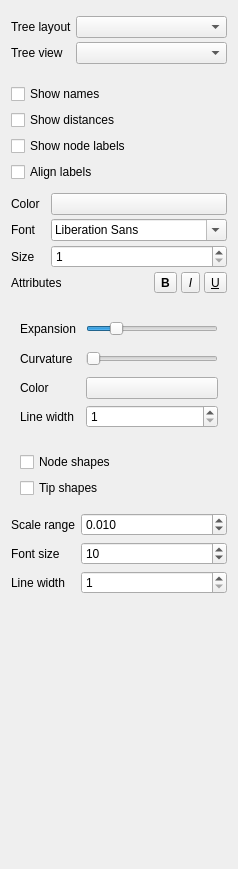
<?xml version="1.0" encoding="UTF-8"?>
<ui version="4.0">
 <class>TreeOptionWidget</class>
 <widget class="QWidget" name="TreeOptionWidget">
  <property name="enabled">
   <bool>true</bool>
  </property>
  <property name="geometry">
   <rect>
    <x>0</x>
    <y>0</y>
    <width>238</width>
    <height>869</height>
   </rect>
  </property>
  <property name="sizePolicy">
   <sizepolicy hsizetype="Minimum" vsizetype="Minimum">
    <horstretch>0</horstretch>
    <verstretch>0</verstretch>
   </sizepolicy>
  </property>
  <property name="windowTitle">
   <string>Form</string>
  </property>
  <layout class="QVBoxLayout" name="verticalLayout">
   <item>
    <widget class="QWidget" name="treeLayoutWidget" native="true">
     <property name="sizePolicy">
      <sizepolicy hsizetype="Preferred" vsizetype="Preferred">
       <horstretch>0</horstretch>
       <verstretch>0</verstretch>
      </sizepolicy>
     </property>
     <layout class="QVBoxLayout" name="verticalLayout_7">
      <property name="spacing">
       <number>4</number>
      </property>
      <property name="leftMargin">
       <number>0</number>
      </property>
      <property name="topMargin">
       <number>5</number>
      </property>
      <property name="rightMargin">
       <number>0</number>
      </property>
      <property name="bottomMargin">
       <number>5</number>
      </property>
      <item>
       <layout class="QGridLayout" name="gridLayout_6">
        <property name="bottomMargin">
         <number>9</number>
        </property>
        <item row="0" column="0">
         <widget class="QLabel" name="layoutLabel">
          <property name="text">
           <string>Tree layout</string>
          </property>
         </widget>
        </item>
        <item row="0" column="1">
         <widget class="QComboBox" name="layoutCombo">
          <property name="sizePolicy">
           <sizepolicy hsizetype="MinimumExpanding" vsizetype="Fixed">
            <horstretch>0</horstretch>
            <verstretch>0</verstretch>
           </sizepolicy>
          </property>
         </widget>
        </item>
        <item row="1" column="0">
         <widget class="QLabel" name="treeViewLabel">
          <property name="text">
           <string>Tree view</string>
          </property>
         </widget>
        </item>
        <item row="1" column="1">
         <widget class="QComboBox" name="treeViewCombo"/>
        </item>
       </layout>
      </item>
     </layout>
    </widget>
   </item>
   <item>
    <widget class="QWidget" name="labelsGroup" native="true">
     <property name="sizePolicy">
      <sizepolicy hsizetype="Preferred" vsizetype="Preferred">
       <horstretch>0</horstretch>
       <verstretch>0</verstretch>
      </sizepolicy>
     </property>
     <layout class="QVBoxLayout" name="verticalLayout_8">
      <property name="leftMargin">
       <number>0</number>
      </property>
      <property name="topMargin">
       <number>0</number>
      </property>
      <property name="rightMargin">
       <number>0</number>
      </property>
      <property name="bottomMargin">
       <number>9</number>
      </property>
      <item>
       <layout class="QVBoxLayout" name="verticalLayout_3">
        <item>
         <widget class="QCheckBox" name="showNamesCheck">
          <property name="text">
           <string>Show names</string>
          </property>
         </widget>
        </item>
        <item>
         <widget class="QCheckBox" name="showDistancesCheck">
          <property name="text">
           <string>Show distances</string>
          </property>
         </widget>
        </item>
        <item>
         <widget class="QCheckBox" name="showNodeLabelsCheck">
          <property name="text">
           <string>Show node labels</string>
          </property>
         </widget>
        </item>
        <item>
         <widget class="QCheckBox" name="alignLabelsCheck">
          <property name="text">
           <string>Align labels</string>
          </property>
         </widget>
        </item>
        <item>
         <widget class="QWidget" name="fontSettingsWidget" native="true">
          <layout class="QVBoxLayout" name="verticalLayout_9">
           <property name="spacing">
            <number>4</number>
           </property>
           <property name="leftMargin">
            <number>0</number>
           </property>
           <property name="topMargin">
            <number>5</number>
           </property>
           <property name="rightMargin">
            <number>0</number>
           </property>
           <property name="bottomMargin">
            <number>0</number>
           </property>
           <item>
            <layout class="QGridLayout" name="gridLayout_3">
             <item row="1" column="0">
              <widget class="QLabel" name="fontLabel">
               <property name="text">
                <string>Font</string>
               </property>
              </widget>
             </item>
             <item row="2" column="0">
              <widget class="QLabel" name="fontSizeLabel">
               <property name="text">
                <string>Size</string>
               </property>
              </widget>
             </item>
             <item row="2" column="1">
              <widget class="QSpinBox" name="fontSizeSpinBox">
               <property name="sizePolicy">
                <sizepolicy hsizetype="MinimumExpanding" vsizetype="Fixed">
                 <horstretch>0</horstretch>
                 <verstretch>0</verstretch>
                </sizepolicy>
               </property>
               <property name="minimum">
                <number>1</number>
               </property>
              </widget>
             </item>
             <item row="1" column="1">
              <widget class="QFontComboBox" name="fontComboBox">
               <property name="sizePolicy">
                <sizepolicy hsizetype="Ignored" vsizetype="Fixed">
                 <horstretch>0</horstretch>
                 <verstretch>0</verstretch>
                </sizepolicy>
               </property>
              </widget>
             </item>
             <item row="0" column="0">
              <widget class="QLabel" name="colorLabel">
               <property name="text">
                <string>Color  </string>
               </property>
              </widget>
             </item>
             <item row="0" column="1">
              <widget class="QPushButton" name="labelsColorButton">
               <property name="sizePolicy">
                <sizepolicy hsizetype="MinimumExpanding" vsizetype="Fixed">
                 <horstretch>0</horstretch>
                 <verstretch>0</verstretch>
                </sizepolicy>
               </property>
               <property name="text">
                <string/>
               </property>
               <property name="autoDefault">
                <bool>false</bool>
               </property>
               <property name="default">
                <bool>false</bool>
               </property>
               <property name="flat">
                <bool>false</bool>
               </property>
              </widget>
             </item>
            </layout>
           </item>
           <item>
            <layout class="QHBoxLayout" name="horizontalLayout_9">
             <item>
              <widget class="QLabel" name="attributesLabel">
               <property name="text">
                <string>Attributes</string>
               </property>
              </widget>
             </item>
             <item>
              <spacer name="horizontalSpacer_2">
               <property name="orientation">
                <enum>Qt::Horizontal</enum>
               </property>
               <property name="sizeHint" stdset="0">
                <size>
                 <width>40</width>
                 <height>20</height>
                </size>
               </property>
              </spacer>
             </item>
             <item>
              <widget class="QToolButton" name="boldAttrButton">
               <property name="font">
                <font>
                 <bold>true</bold>
                </font>
               </property>
               <property name="text">
                <string>B</string>
               </property>
               <property name="checkable">
                <bool>true</bool>
               </property>
              </widget>
             </item>
             <item>
              <widget class="QToolButton" name="italicAttrButton">
               <property name="font">
                <font>
                 <italic>true</italic>
                </font>
               </property>
               <property name="text">
                <string>I</string>
               </property>
               <property name="checkable">
                <bool>true</bool>
               </property>
              </widget>
             </item>
             <item>
              <widget class="QToolButton" name="underlineAttrButton">
               <property name="font">
                <font>
                 <italic>false</italic>
                 <bold>false</bold>
                 <underline>true</underline>
                 <strikeout>false</strikeout>
                </font>
               </property>
               <property name="text">
                <string>U</string>
               </property>
               <property name="checkable">
                <bool>true</bool>
               </property>
              </widget>
             </item>
            </layout>
           </item>
          </layout>
         </widget>
        </item>
       </layout>
      </item>
     </layout>
    </widget>
   </item>
   <item>
    <widget class="QWidget" name="branchesGroup" native="true">
     <property name="sizePolicy">
      <sizepolicy hsizetype="Preferred" vsizetype="Preferred">
       <horstretch>0</horstretch>
       <verstretch>0</verstretch>
      </sizepolicy>
     </property>
     <layout class="QGridLayout" name="gridLayout">
      <item row="2" column="1">
       <widget class="QPushButton" name="branchesColorButton">
        <property name="sizePolicy">
         <sizepolicy hsizetype="MinimumExpanding" vsizetype="Fixed">
          <horstretch>0</horstretch>
          <verstretch>0</verstretch>
         </sizepolicy>
        </property>
        <property name="text">
         <string/>
        </property>
       </widget>
      </item>
      <item row="1" column="0">
       <widget class="QLabel" name="curvatureLabel">
        <property name="text">
         <string>Curvature</string>
        </property>
       </widget>
      </item>
      <item row="3" column="1">
       <widget class="QSpinBox" name="lineWeightSpinBox">
        <property name="minimum">
         <number>1</number>
        </property>
        <property name="maximum">
         <number>40</number>
        </property>
       </widget>
      </item>
      <item row="2" column="0">
       <widget class="QLabel" name="label_2">
        <property name="text">
         <string>Color</string>
        </property>
       </widget>
      </item>
      <item row="1" column="1">
       <widget class="QSlider" name="curvatureSlider">
        <property name="styleSheet">
         <string notr="true">min-height: 24px</string>
        </property>
        <property name="minimum">
         <number>0</number>
        </property>
        <property name="maximum">
         <number>100</number>
        </property>
        <property name="pageStep">
         <number>10</number>
        </property>
        <property name="value">
         <number>0</number>
        </property>
        <property name="sliderPosition">
         <number>0</number>
        </property>
        <property name="orientation">
         <enum>Qt::Horizontal</enum>
        </property>
        <property name="invertedAppearance">
         <bool>false</bool>
        </property>
        <property name="tickPosition">
         <enum>QSlider::NoTicks</enum>
        </property>
        <property name="tickInterval">
         <number>3</number>
        </property>
       </widget>
      </item>
      <item row="3" column="0">
       <widget class="QLabel" name="lineWeightLabel">
        <property name="text">
         <string>Line width</string>
        </property>
       </widget>
      </item>
      <item row="0" column="1">
       <widget class="QSlider" name="breadthScaleAdjustmentSlider">
        <property name="styleSheet">
         <string notr="true">min-height: 24px</string>
        </property>
        <property name="minimum">
         <number>50</number>
        </property>
        <property name="maximum">
         <number>300</number>
        </property>
        <property name="pageStep">
         <number>50</number>
        </property>
        <property name="sliderPosition">
         <number>100</number>
        </property>
        <property name="orientation">
         <enum>Qt::Horizontal</enum>
        </property>
        <property name="invertedAppearance">
         <bool>false</bool>
        </property>
        <property name="tickPosition">
         <enum>QSlider::NoTicks</enum>
        </property>
        <property name="tickInterval">
         <number>3</number>
        </property>
       </widget>
      </item>
      <item row="0" column="0">
       <widget class="QLabel" name="breadthScaleAdjustmentLabel">
        <property name="text">
         <string>Expansion </string>
        </property>
       </widget>
      </item>
     </layout>
    </widget>
   </item>
   <item>
    <widget class="QWidget" name="nodesGroup" native="true">
     <layout class="QVBoxLayout" name="verticalLayout_1">
      <item>
       <widget class="QCheckBox" name="showNodeShapeCheck">
        <property name="text">
         <string>Node shapes</string>
        </property>
       </widget>
      </item>
      <item>
       <widget class="QCheckBox" name="showTipShapeCheck">
        <property name="text">
         <string>Tip shapes</string>
        </property>
       </widget>
      </item>
     </layout>
    </widget>
   </item>
   <item>
    <widget class="QWidget" name="scalebarGroup" native="true">
     <layout class="QGridLayout" name="gridLayout_2">
      <property name="leftMargin">
       <number>0</number>
      </property>
      <property name="topMargin">
       <number>0</number>
      </property>
      <property name="rightMargin">
       <number>0</number>
      </property>
      <item row="0" column="0">
       <widget class="QLabel" name="scaleLabel">
        <property name="text">
         <string>Scale range</string>
        </property>
       </widget>
      </item>
      <item row="2" column="0">
       <widget class="QLabel" name="label_3">
        <property name="text">
         <string>Line width</string>
        </property>
       </widget>
      </item>
      <item row="1" column="0">
       <widget class="QLabel" name="label">
        <property name="text">
         <string>Font size</string>
        </property>
       </widget>
      </item>
      <item row="0" column="1">
       <widget class="QDoubleSpinBox" name="scaleSpinBox">
        <property name="sizePolicy">
         <sizepolicy hsizetype="MinimumExpanding" vsizetype="Fixed">
          <horstretch>0</horstretch>
          <verstretch>0</verstretch>
         </sizepolicy>
        </property>
        <property name="decimals">
         <number>3</number>
        </property>
        <property name="minimum">
         <double>0.001000000000000</double>
        </property>
        <property name="singleStep">
         <double>0.001000000000000</double>
        </property>
        <property name="value">
         <double>0.010000000000000</double>
        </property>
       </widget>
      </item>
      <item row="2" column="1">
       <widget class="QSpinBox" name="lineWidthSpinBox">
        <property name="sizePolicy">
         <sizepolicy hsizetype="MinimumExpanding" vsizetype="Fixed">
          <horstretch>0</horstretch>
          <verstretch>0</verstretch>
         </sizepolicy>
        </property>
        <property name="minimum">
         <number>1</number>
        </property>
        <property name="maximum">
         <number>40</number>
        </property>
       </widget>
      </item>
      <item row="1" column="1">
       <widget class="QSpinBox" name="scaleFontSizeSpinBox">
        <property name="sizePolicy">
         <sizepolicy hsizetype="MinimumExpanding" vsizetype="Fixed">
          <horstretch>0</horstretch>
          <verstretch>0</verstretch>
         </sizepolicy>
        </property>
        <property name="minimum">
         <number>1</number>
        </property>
        <property name="value">
         <number>10</number>
        </property>
       </widget>
      </item>
     </layout>
    </widget>
   </item>
   <item>
    <spacer name="verticalSpacer">
     <property name="orientation">
      <enum>Qt::Vertical</enum>
     </property>
     <property name="sizeHint" stdset="0">
      <size>
       <width>20</width>
       <height>172</height>
      </size>
     </property>
    </spacer>
   </item>
  </layout>
 </widget>
 <tabstops>
  <tabstop>layoutCombo</tabstop>
  <tabstop>treeViewCombo</tabstop>
  <tabstop>showNamesCheck</tabstop>
  <tabstop>showDistancesCheck</tabstop>
  <tabstop>alignLabelsCheck</tabstop>
  <tabstop>labelsColorButton</tabstop>
  <tabstop>fontSizeSpinBox</tabstop>
  <tabstop>boldAttrButton</tabstop>
  <tabstop>italicAttrButton</tabstop>
  <tabstop>underlineAttrButton</tabstop>
  <tabstop>branchesColorButton</tabstop>
  <tabstop>lineWeightSpinBox</tabstop>
 </tabstops>
 <resources/>
 <connections/>
</ui>
